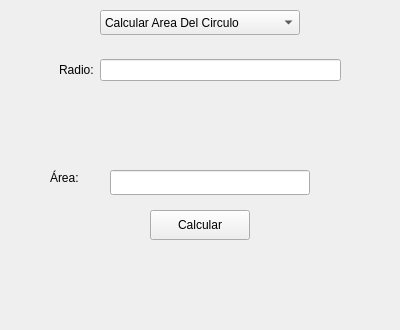
<?xml version="1.0" encoding="UTF-8"?>
<ui version="4.0">
 <class>MainWindow</class>
 <widget class="QMainWindow" name="MainWindow">
  <property name="geometry">
   <rect>
    <x>0</x>
    <y>0</y>
    <width>400</width>
    <height>330</height>
   </rect>
  </property>
  <property name="windowTitle">
   <string>Calculadora de Área</string>
  </property>
  <widget class="QWidget" name="centralwidget">

   <!-- ComboBox para seleccionar figura -->
   <widget class="QComboBox" name="cbSeleccionarCalculadora">
    <property name="geometry">
     <rect>
      <x>100</x>
      <y>10</y>
      <width>200</width>
      <height>25</height>
     </rect>
    </property>
    <item>
     <property name="text">
      <string>Calcular Area Del Circulo</string>
     </property>
    </item>
    <item>
     <property name="text">
      <string>Calcular Area Del Rectangulo</string>
     </property>
    </item>
    <item>
     <property name="text">
      <string>Calcular Area Del Cuadrado</string>
     </property>
    </item>
    <item>
     <property name="text">
      <string>Calcular Area Del Triangulo</string>
     </property>
    </item>
   </widget>

   <!-- StackedWidget para cambiar entre vistas -->
   <widget class="QStackedWidget" name="stackedWidget">
    <property name="geometry">
     <rect>
      <x>50</x>
      <y>50</y>
      <width>300</width>
      <height>110</height>
     </rect>
    </property>

    <!-- Página círculo -->
    <widget class="QWidget" name="pageCirculo">
     <layout class="QFormLayout" name="formLayoutCirculo">
      <item row="0" column="0">
       <widget class="QLabel" name="labelRadio">
        <property name="text">
         <string>Radio:</string>
        </property>
       </widget>
      </item>
      <item row="0" column="1">
       <widget class="QLineEdit" name="inpRadio"/>
      </item>
     </layout>
    </widget>

    <!-- Página rectángulo -->
    <widget class="QWidget" name="pageRectangulo">
     <layout class="QFormLayout" name="formLayoutRectangulo">
      <item row="0" column="0">
       <widget class="QLabel" name="labelBaseR">
        <property name="text">
         <string>Base:</string>
        </property>
       </widget>
      </item>
      <item row="0" column="1">
       <widget class="QLineEdit" name="inpBaseRect"/>
      </item>
      <item row="1" column="0">
       <widget class="QLabel" name="labelAlturaR">
        <property name="text">
         <string>Altura:</string>
        </property>
       </widget>
      </item>
      <item row="1" column="1">
       <widget class="QLineEdit" name="inpAlturaRect"/>
      </item>
     </layout>
    </widget>

    <!-- Página cuadrado -->
    <widget class="QWidget" name="pageCuadrado">
     <layout class="QFormLayout" name="formLayoutCuadrado">
      <item row="0" column="0">
       <widget class="QLabel" name="labelLado">
        <property name="text">
         <string>Lado:</string>
        </property>
       </widget>
      </item>
      <item row="0" column="1">
       <widget class="QLineEdit" name="inpLado"/>
      </item>
     </layout>
    </widget>

    <!-- Página triángulo -->
    <widget class="QWidget" name="pageTriangulo">
     <layout class="QFormLayout" name="formLayoutTriangulo">
      <item row="0" column="0">
       <widget class="QLabel" name="labelBaseT">
        <property name="text">
         <string>Base:</string>
        </property>
       </widget>
      </item>
      <item row="0" column="1">
       <widget class="QLineEdit" name="inpBaseTri"/>
      </item>
      <item row="1" column="0">
       <widget class="QLabel" name="labelAlturaT">
        <property name="text">
         <string>Altura:</string>
        </property>
       </widget>
      </item>
      <item row="1" column="1">
       <widget class="QLineEdit" name="inpAlturaTri"/>
      </item>
     </layout>
    </widget>

   </widget>

   <!-- Área de salida -->
   <widget class="QLabel" name="labelResultado">
    <property name="geometry">
     <rect>
      <x>50</x>
      <y>170</y>
      <width>60</width>
      <height>16</height>
     </rect>
    </property>
    <property name="text">
     <string>Área:</string>
    </property>
   </widget>

   <widget class="QLineEdit" name="inpArea">
    <property name="geometry">
     <rect>
      <x>110</x>
      <y>170</y>
      <width>200</width>
      <height>25</height>
     </rect>
    </property>
    <property name="readOnly">
     <bool>true</bool>
    </property>
   </widget>

   <!-- Botón Calcular -->
   <widget class="QPushButton" name="pushButton">
    <property name="geometry">
     <rect>
      <x>150</x>
      <y>210</y>
      <width>100</width>
      <height>30</height>
     </rect>
    </property>
    <property name="text">
     <string>Calcular</string>
    </property>
   </widget>

  </widget>
  <resources/>
  <connections/>
 </widget>
</ui>
